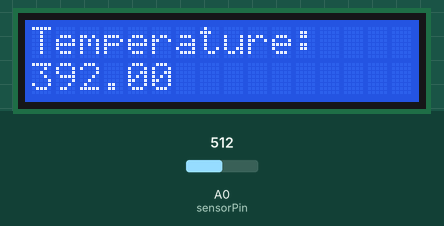
Bench run of a sketch on a simulated Arduino Uno, built with avr-gcc and run on an emulated ATmega328P. Shown: 16×2 character LCD. Inputs (shaded band) come from the test bench; at power-on: A0 (sensorPin) = 512.

Above: at 1.2 s.
1.3 s: A0 (sensorPin) set to 716
At 6.4 s:
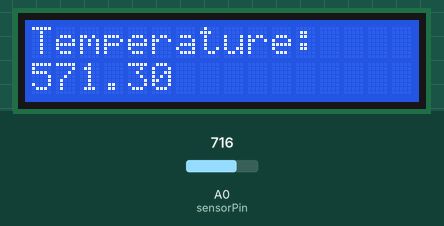
7.3 s: A0 (sensorPin) set to 900
At 11.5 s:
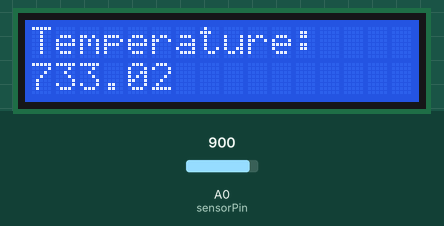
13.3 s: A0 (sensorPin) set to 1023
At 15.4 s:
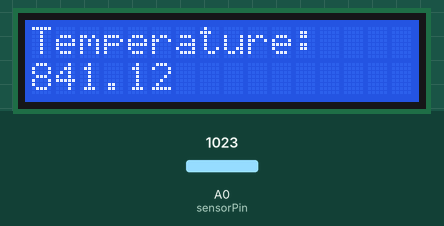
Timing chart, 0 to 16.9 s (numbered marks = the images above; inputs shaded):
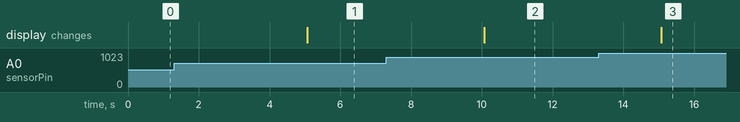

The sketch:

thermostat.ino
```cpp
#include <LiquidCrystal.h>
LiquidCrystal lcd(12, 11, 5, 4, 3, 2); //setup the pints the lcd is using

// setup variabls for the weather sensor
const int sensorPin = A0;


void setup() {
  // startup the LCD and tell it how large it is
  lcd.begin(16, 2);
  lcd.print("Temperature:");

  // For testing purposes, open a serieal connection to read in data
  //Serial.begin(9600);
}

void loop() {
  // 1. Read the temperature
  int sensorVal = analogRead(sensorPin);

  // 2. Convert the sensorValue into a voltage
  float voltage = (sensorVal/1024.0) * 5.0 ;
  // 3. Convert volatage into celcius
  float celcius = (voltage - 0.5) * 100;
  // 4. Convert Celcius to fahrenheit
  float temp = celcius * 9.0/5.0 + 32.0;

  // Print some stuff for testing
  //Serial.print("Sensor Value: ");
  //Serial.print(sensorVal);
  //Serial.print(" Temperature: ");
  //Serial.println(temp);

  //5. Display to the LCD
  lcd.setCursor(0, 1); //tell it to go the the second row
  lcd.print(temp);

  // Delay the code
  delay(5000); //should be for five seconds.

}
```

Measured:
- after the input at 1.3 s, the display: changes after 3.8 s (image 1)
- after the input at 7.3 s, the display: changes after 2.8 s (image 2)
- after the input at 13.3 s, the display: changes after 1.8 s (image 3)
